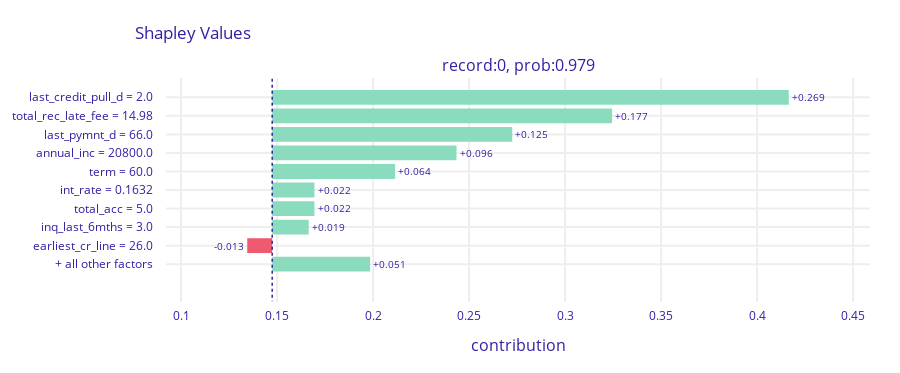

Write notebook code for a chart like this one.
### Markdown cell above
We will use Shapley values to infer the proabablistic impact of each column in the data. These are computationally expensive but are model agnostic and good for general understanding of impact.

### Code cell
for index, row in top_10_tp.iterrows():
  local_breakdown_exp = pipeline_explainer.predict_parts(
      top_10_tp.iloc[index],
      type='shap',
      B=5,
      label=f"record:{index}, prob:{row['pred_proba']:.3f}")

  local_breakdown_exp.plot()

### Figure 1 — Plotly figure (JSON) as saved in the notebook; plotly's stock layout.template omitted (floating-point values rounded to 4 significant figures)
{"data": [{"base": 0.1474, "hoverinfo": "text", "hoverlabel": {"bgcolor": "rgba(0,0,0,0.8)"}, "hovertext": ["Average response: 0.147<br>Prediction: 0.979<br>last_credit_pull_d = 2.0<br>increases average response <br>by 0.269", "Average response: 0.147<br>Prediction: 0.979<br>total_rec_late_fee = 14.98<br>increases average response <br>by 0.177", "Average response: 0.147<br>Prediction: 0.979<br>last_pymnt_d = 66.0<br>increases average response <br>by 0.125", "Average response: 0.147<br>Prediction: 0.979<br>annual_inc = 20800.0<br>increases average response <br>by 0.096", "Average response: 0.147<br>Prediction: 0.979<br>term = 60.0<br>increases average response <br>by 0.064", "Average response: 0.147<br>Prediction: 0.979<br>int_rate = 0.1632<br>increases average response <br>by 0.022", "Average response: 0.147<br>Prediction: 0.979<br>total_acc = 5.0<br>increases average response <br>by 0.022", "Average response: 0.147<br>Prediction: 0.979<br>inq_last_6mths = 3.0<br>increases average response <br>by 0.019", "Average response: 0.147<br>Prediction: 0.979<br>earliest_cr_line = 26.0<br>decreases average response <br>by 0.013", "Average response: 0.147<br>Prediction: 0.979<br>+ all other factors<br>increases average response <br>by 0.051"], "marker": {"color": ["#8bdcbe", "#8bdcbe", "#8bdcbe", "#8bdcbe", "#8bdcbe", "#8bdcbe", "#8bdcbe", "#8bdcbe", "#f05a71", "#8bdcbe"]}, "orientation": "h", "showlegend": false, "text": ["+0.269", "+0.177", "+0.125", "+0.096", "+0.064", "+0.022", "+0.022", "+0.019", "-0.013", "+0.051"], "textposition": "outside", "type": "bar", "x": [0.269, 0.177, 0.125, 0.096, 0.064, 0.022, 0.022, 0.019, -0.013, 0.051], "xaxis": "x", "y": ["last_credit_pull_d = 2.0", "total_rec_late_fee = 14.98", "last_pymnt_d = 66.0", "annual_inc = 20800.0", "term = 60.0", "int_rate = 0.1632", "total_acc = 5.0", "inq_last_6mths = 3.0", "earliest_cr_line = 26.0", "+ all other factors"], "yaxis": "y"}], "layout": {"annotations": [{"font": {"size": 16}, "showarrow": false, "text": "record:0, prob:0.979", "x": 0.5, "xanchor": "center", "xref": "paper", "y": 1, "yanchor": "bottom", "yref": "paper"}, {"font": {"size": 16}, "showarrow": false, "text": "contribution", "x": 0.5, "xanchor": "center", "xref": "paper", "y": 0, "yanchor": "top", "yref": "paper", "yshift": -30}], "font": {"color": "#371ea3"}, "height": 373, "margin": {"b": 71, "r": 30, "t": 78}, "shapes": [{"line": {"color": "#371ea3", "dash": "dot", "width": 1.5}, "type": "line", "x0": 0.1474, "x1": 0.1474, "xref": "x", "y0": -1, "y1": 11, "yref": "y"}], "title": {"text": "Shapley Values", "x": 0.15}, "xaxis": {"anchor": "y", "automargin": true, "domain": [0, 1], "fixedrange": true, "gridwidth": 2, "range": [0.09214, 0.4587], "tickcolor": "white", "ticklen": 3, "ticks": "outside", "type": "linear", "zeroline": false}, "yaxis": {"anchor": "x", "automargin": true, "autorange": "reversed", "domain": [0, 1], "fixedrange": true, "gridwidth": 2, "tickcolor": "white", "ticklen": 10, "ticks": "outside", "type": "category"}}}
